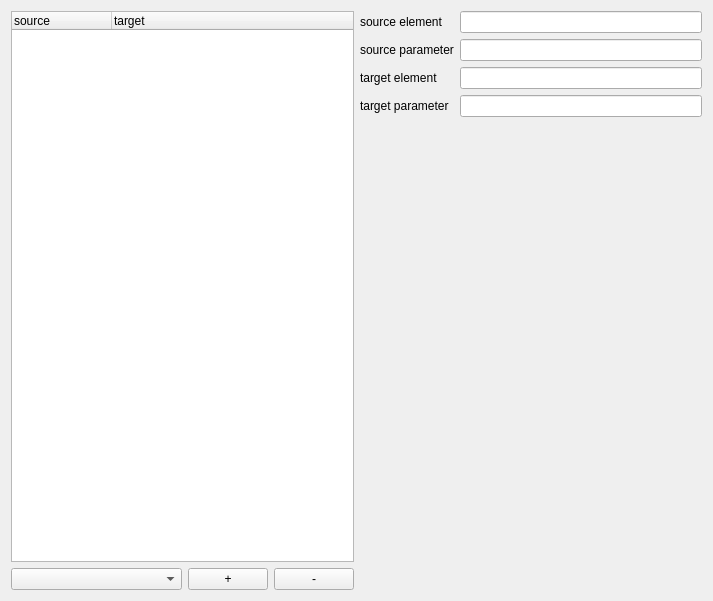
<?xml version="1.0" encoding="UTF-8"?>
<ui version="4.0">
 <class>AdvancedParameterLinker</class>
 <widget class="QWidget" name="AdvancedParameterLinker">
  <property name="geometry">
   <rect>
    <x>0</x>
    <y>0</y>
    <width>713</width>
    <height>601</height>
   </rect>
  </property>
  <property name="windowTitle">
   <string>Form</string>
  </property>
  <layout class="QHBoxLayout" name="horizontalLayout">
   <item>
    <layout class="QVBoxLayout" name="verticalLayout">
     <item>
      <widget class="QTreeWidget" name="mpLinkTree">
       <column>
        <property name="text">
         <string>source</string>
        </property>
       </column>
       <column>
        <property name="text">
         <string>target</string>
        </property>
       </column>
      </widget>
     </item>
     <item>
      <layout class="QHBoxLayout" name="horizontalLayout_2" stretch="1,0,0">
       <item>
        <widget class="QComboBox" name="mpLinkTypeSelector"/>
       </item>
       <item>
        <widget class="QPushButton" name="mpAddButton">
         <property name="text">
          <string>+</string>
         </property>
        </widget>
       </item>
       <item>
        <widget class="QPushButton" name="mpRemoveButton">
         <property name="text">
          <string>-</string>
         </property>
        </widget>
       </item>
      </layout>
     </item>
    </layout>
   </item>
   <item>
    <layout class="QFormLayout" name="formLayout">
     <item row="0" column="0">
      <widget class="QLabel" name="label">
       <property name="text">
        <string>source element</string>
       </property>
      </widget>
     </item>
     <item row="0" column="1">
      <widget class="QLineEdit" name="mpSourceElementName"/>
     </item>
     <item row="1" column="0">
      <widget class="QLabel" name="label_2">
       <property name="text">
        <string>source parameter</string>
       </property>
      </widget>
     </item>
     <item row="1" column="1">
      <widget class="QLineEdit" name="mpSourceParameterName"/>
     </item>
     <item row="2" column="0">
      <widget class="QLabel" name="label_3">
       <property name="text">
        <string>target element</string>
       </property>
      </widget>
     </item>
     <item row="2" column="1">
      <widget class="QLineEdit" name="mpTargetElementName"/>
     </item>
     <item row="3" column="0">
      <widget class="QLabel" name="label_4">
       <property name="text">
        <string>target parameter</string>
       </property>
      </widget>
     </item>
     <item row="3" column="1">
      <widget class="QLineEdit" name="mpTargetParameterName"/>
     </item>
     <item row="4" column="0" colspan="2">
      <widget class="cedar::proc::aux::gui::Configurable" name="mpLinkParameters" native="true">
       <property name="sizePolicy">
        <sizepolicy hsizetype="Preferred" vsizetype="Preferred">
         <horstretch>0</horstretch>
         <verstretch>1</verstretch>
        </sizepolicy>
       </property>
      </widget>
     </item>
    </layout>
   </item>
  </layout>
 </widget>
 <customwidgets>
  <customwidget>
   <class>cedar::proc::aux::gui::Configurable</class>
   <extends>QWidget</extends>
   <header>cedar/processing/auxiliaries/gui/Configurable.h</header>
   <container>1</container>
  </customwidget>
 </customwidgets>
 <resources/>
 <connections/>
</ui>
